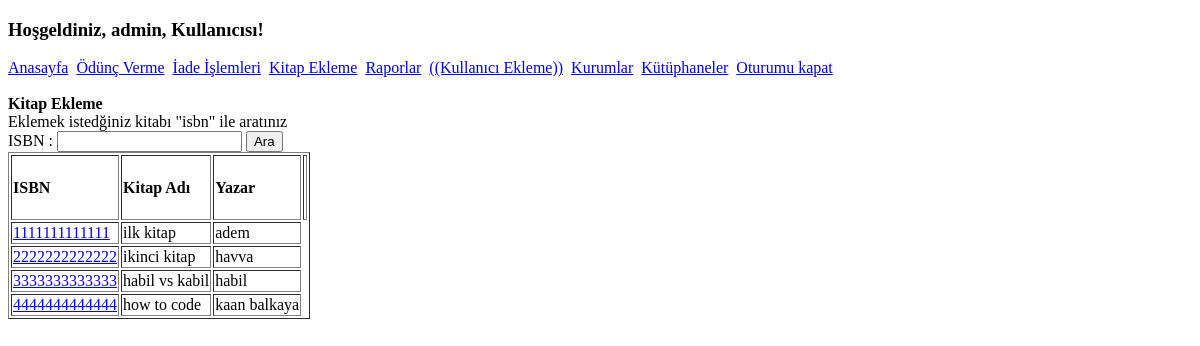
The page /searchbook/ (signed in) on the database as committed earlier.
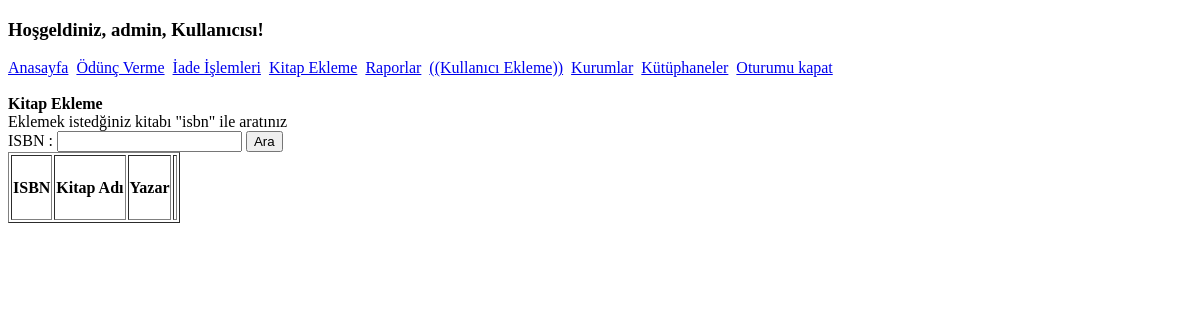
The same page on the database as committed later.
### mainapp/models.py (models this page shows, shortened)
class Book(models.Model):
    isbn=models.CharField(verbose_name="isbn",max_length=13, primary_key=True)
    title=models.CharField(verbose_name="kitap adı",max_length=50)
    writer=models.CharField(verbose_name="yazar",max_length=50 )
    genre=models.CharField(verbose_name="tür",max_length=20)
    publisher=models.CharField(verbose_name="yayıncı",max_length=20)
    publish_year=models.IntegerField(verbose_name="yayın yılı",)
    pages=models.IntegerField(blank=True, verbose_name="Sayfa Sayısı")

### mainapp/views.py (the view)
# urls.py: path('searchbook/', views.searchbook, name='searchbook'),
@login_required
def searchbook(request):
    msg=""
    if request.method=="POST":
        search=request.POST.get("search_text")
        liste=Book.objects.filter(isbn=search)
        if not liste:
            return redirect("/addbook")
    else:
        liste=Book.objects.all()
    return render(request,'mainapp/searchbook.html',{'liste':liste, 'title':'Kitap Ara', 'msg':msg})

### mainapp/templates/mainapp/searchbook.html (shortened to what this page needs)
{% extends './base.html' %}
{% block content %}
<strong>Kitap Ekleme</strong><br>
Eklemek istedğiniz kitabı "isbn" ile aratınız<br>
<form method="post">
  ISBN :
  <input type="text" maxlength="13" name="search_text">
  <input type="submit" name="search" value="Ara">
</form>
<form method="post">
  <table border='1'>
    <tr>
        <td>
            <h4>ISBN</h4>
        </td>
        <td>
            <h4>Kitap Adı</h4>
        </td>
        <td>
            <h4>Yazar</h4>
        </td>
        <td>
        </td>
  </tr>
  {%for l in liste%}
    <tr>
    <td>
      <a href="/books/{{l.isbn}}">{{l.isbn}}</a>
    </td>
    <td>
      {{l.title}}
    </td>
    <td>
      {{l.writer}}
    </td>
  </tr>
  {%endfor%}
  </table>
</form>
{% endblock %}

Rows that differ between the two databases and show on the page:
removed Book: isbn "1111111111111", title "ilk kitap", writer "adem"
removed Book: isbn "2222222222222", title "ikinci kitap", writer "havva"
removed Book: isbn "3333333333333", title "habil vs kabil", writer "habil"
removed Book: isbn "4444444444444", title "how to code", writer "kaan balkaya"
